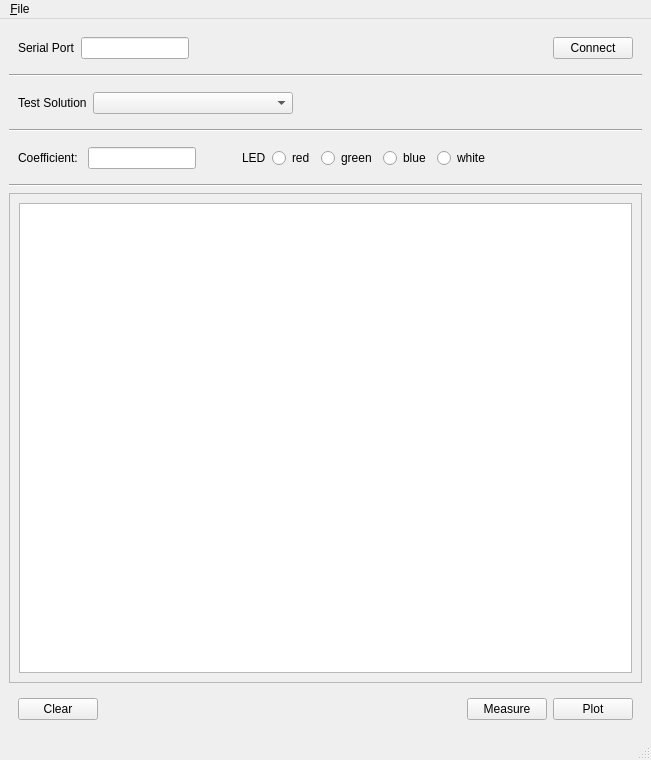
<?xml version="1.0" encoding="UTF-8"?>
<ui version="4.0">
 <class>MainWindow</class>
 <widget class="QMainWindow" name="MainWindow">
  <property name="geometry">
   <rect>
    <x>0</x>
    <y>0</y>
    <width>651</width>
    <height>760</height>
   </rect>
  </property>
  <property name="windowTitle">
   <string>Colorimeter Measurement</string>
  </property>
  <widget class="QWidget" name="centralwidget">
   <layout class="QVBoxLayout" name="verticalLayout">
    <item>
     <widget class="QWidget" name="widget" native="true">
      <property name="sizePolicy">
       <sizepolicy hsizetype="Preferred" vsizetype="Fixed">
        <horstretch>0</horstretch>
        <verstretch>0</verstretch>
       </sizepolicy>
      </property>
      <layout class="QHBoxLayout" name="horizontalLayout">
       <item>
        <widget class="QLabel" name="label">
         <property name="text">
          <string>Serial Port</string>
         </property>
        </widget>
       </item>
       <item>
        <widget class="QLineEdit" name="portLineEdit">
         <property name="sizePolicy">
          <sizepolicy hsizetype="Fixed" vsizetype="Fixed">
           <horstretch>0</horstretch>
           <verstretch>0</verstretch>
          </sizepolicy>
         </property>
         <property name="maximumSize">
          <size>
           <width>140</width>
           <height>16777215</height>
          </size>
         </property>
        </widget>
       </item>
       <item>
        <spacer name="horizontalSpacer">
         <property name="orientation">
          <enum>Qt::Horizontal</enum>
         </property>
         <property name="sizeHint" stdset="0">
          <size>
           <width>40</width>
           <height>20</height>
          </size>
         </property>
        </spacer>
       </item>
       <item>
        <widget class="QPushButton" name="connectPushButton">
         <property name="text">
          <string>Connect</string>
         </property>
        </widget>
       </item>
      </layout>
     </widget>
    </item>
    <item>
     <widget class="Line" name="line">
      <property name="orientation">
       <enum>Qt::Horizontal</enum>
      </property>
     </widget>
    </item>
    <item>
     <widget class="QWidget" name="testSolutionWidget" native="true">
      <layout class="QHBoxLayout" name="horizontalLayout_5">
       <item>
        <widget class="QLabel" name="label_4">
         <property name="text">
          <string>Test Solution</string>
         </property>
        </widget>
       </item>
       <item>
        <widget class="QComboBox" name="testSolutionComboBox">
         <property name="sizePolicy">
          <sizepolicy hsizetype="Fixed" vsizetype="Fixed">
           <horstretch>0</horstretch>
           <verstretch>0</verstretch>
          </sizepolicy>
         </property>
         <property name="minimumSize">
          <size>
           <width>200</width>
           <height>0</height>
          </size>
         </property>
        </widget>
       </item>
       <item>
        <spacer name="horizontalSpacer_5">
         <property name="orientation">
          <enum>Qt::Horizontal</enum>
         </property>
         <property name="sizeHint" stdset="0">
          <size>
           <width>461</width>
           <height>20</height>
          </size>
         </property>
        </spacer>
       </item>
      </layout>
     </widget>
    </item>
    <item>
     <widget class="Line" name="line_2">
      <property name="orientation">
       <enum>Qt::Horizontal</enum>
      </property>
     </widget>
    </item>
    <item>
     <widget class="QWidget" name="coeffLEDWidget" native="true">
      <layout class="QHBoxLayout" name="horizontalLayout_2">
       <item>
        <widget class="QLabel" name="label_2">
         <property name="text">
          <string>Coefficient: </string>
         </property>
        </widget>
       </item>
       <item>
        <widget class="QLineEdit" name="calibrationLineEdit">
         <property name="sizePolicy">
          <sizepolicy hsizetype="Fixed" vsizetype="Fixed">
           <horstretch>0</horstretch>
           <verstretch>0</verstretch>
          </sizepolicy>
         </property>
         <property name="maximumSize">
          <size>
           <width>120</width>
           <height>16777215</height>
          </size>
         </property>
        </widget>
       </item>
       <item>
        <spacer name="horizontalSpacer_4">
         <property name="orientation">
          <enum>Qt::Horizontal</enum>
         </property>
         <property name="sizeType">
          <enum>QSizePolicy::Fixed</enum>
         </property>
         <property name="sizeHint" stdset="0">
          <size>
           <width>40</width>
           <height>20</height>
          </size>
         </property>
        </spacer>
       </item>
       <item>
        <widget class="QLabel" name="label_3">
         <property name="text">
          <string>LED</string>
         </property>
        </widget>
       </item>
       <item>
        <widget class="QRadioButton" name="redRadioButton">
         <property name="sizePolicy">
          <sizepolicy hsizetype="Minimum" vsizetype="Fixed">
           <horstretch>0</horstretch>
           <verstretch>0</verstretch>
          </sizepolicy>
         </property>
         <property name="text">
          <string>red</string>
         </property>
        </widget>
       </item>
       <item>
        <widget class="QRadioButton" name="greenRadioButton">
         <property name="sizePolicy">
          <sizepolicy hsizetype="Minimum" vsizetype="Fixed">
           <horstretch>0</horstretch>
           <verstretch>0</verstretch>
          </sizepolicy>
         </property>
         <property name="text">
          <string>green</string>
         </property>
        </widget>
       </item>
       <item>
        <widget class="QRadioButton" name="blueRadioButton">
         <property name="sizePolicy">
          <sizepolicy hsizetype="Minimum" vsizetype="Fixed">
           <horstretch>0</horstretch>
           <verstretch>0</verstretch>
          </sizepolicy>
         </property>
         <property name="text">
          <string>blue</string>
         </property>
        </widget>
       </item>
       <item>
        <widget class="QRadioButton" name="whiteRadioButton">
         <property name="text">
          <string>white</string>
         </property>
        </widget>
       </item>
       <item>
        <spacer name="horizontalSpacer_2">
         <property name="orientation">
          <enum>Qt::Horizontal</enum>
         </property>
         <property name="sizeHint" stdset="0">
          <size>
           <width>40</width>
           <height>20</height>
          </size>
         </property>
        </spacer>
       </item>
      </layout>
     </widget>
    </item>
    <item>
     <widget class="Line" name="line_3">
      <property name="orientation">
       <enum>Qt::Horizontal</enum>
      </property>
     </widget>
    </item>
    <item>
     <widget class="QFrame" name="frame">
      <property name="frameShape">
       <enum>QFrame::StyledPanel</enum>
      </property>
      <property name="frameShadow">
       <enum>QFrame::Raised</enum>
      </property>
      <layout class="QHBoxLayout" name="horizontalLayout_4">
       <item>
        <widget class="QTableWidget" name="tableWidget">
         <property name="editTriggers">
          <set>QAbstractItemView::AnyKeyPressed|QAbstractItemView::DoubleClicked|QAbstractItemView::SelectedClicked</set>
         </property>
         <property name="alternatingRowColors">
          <bool>true</bool>
         </property>
         <property name="rowCount">
          <number>0</number>
         </property>
         <property name="columnCount">
          <number>0</number>
         </property>
        </widget>
       </item>
      </layout>
     </widget>
    </item>
    <item>
     <widget class="QWidget" name="widget_3" native="true">
      <property name="sizePolicy">
       <sizepolicy hsizetype="Minimum" vsizetype="Fixed">
        <horstretch>0</horstretch>
        <verstretch>0</verstretch>
       </sizepolicy>
      </property>
      <property name="maximumSize">
       <size>
        <width>16777215</width>
        <height>16777215</height>
       </size>
      </property>
      <layout class="QHBoxLayout" name="horizontalLayout_3">
       <item>
        <widget class="QPushButton" name="clearPushButton">
         <property name="text">
          <string>Clear</string>
         </property>
        </widget>
       </item>
       <item>
        <spacer name="horizontalSpacer_3">
         <property name="orientation">
          <enum>Qt::Horizontal</enum>
         </property>
         <property name="sizeHint" stdset="0">
          <size>
           <width>40</width>
           <height>20</height>
          </size>
         </property>
        </spacer>
       </item>
       <item>
        <widget class="QPushButton" name="measurePushButton">
         <property name="text">
          <string>Measure</string>
         </property>
        </widget>
       </item>
       <item>
        <widget class="QPushButton" name="plotPushButton">
         <property name="text">
          <string>Plot</string>
         </property>
        </widget>
       </item>
      </layout>
     </widget>
    </item>
   </layout>
  </widget>
  <widget class="QMenuBar" name="menubar">
   <property name="geometry">
    <rect>
     <x>0</x>
     <y>0</y>
     <width>651</width>
     <height>23</height>
    </rect>
   </property>
   <widget class="QMenu" name="menuFile">
    <property name="title">
     <string>&amp;File</string>
    </property>
    <addaction name="action_Save"/>
   </widget>
   <addaction name="menuFile"/>
  </widget>
  <widget class="QStatusBar" name="statusbar"/>
  <action name="action_Save">
   <property name="text">
    <string>&amp;Save...</string>
   </property>
  </action>
  <action name="action_About">
   <property name="text">
    <string>About...</string>
   </property>
  </action>
 </widget>
 <resources/>
 <connections/>
</ui>
